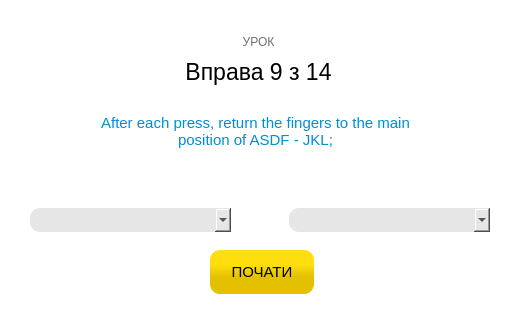
<?xml version="1.0" encoding="UTF-8"?>
<ui version="4.0">
 <class>startwindow</class>
 <widget class="QDialog" name="startwindow">
  <property name="geometry">
   <rect>
    <x>0</x>
    <y>0</y>
    <width>520</width>
    <height>325</height>
   </rect>
  </property>
  <property name="sizePolicy">
   <sizepolicy hsizetype="Fixed" vsizetype="Fixed">
    <horstretch>0</horstretch>
    <verstretch>0</verstretch>
   </sizepolicy>
  </property>
  <property name="minimumSize">
   <size>
    <width>520</width>
    <height>320</height>
   </size>
  </property>
  <property name="maximumSize">
   <size>
    <width>520</width>
    <height>325</height>
   </size>
  </property>
  <property name="font">
   <font>
    <stylestrategy>PreferAntialias</stylestrategy>
   </font>
  </property>
  <property name="windowTitle">
   <string>Почати?</string>
  </property>
  <property name="layoutDirection">
   <enum>Qt::LeftToRight</enum>
  </property>
  <property name="styleSheet">
   <string notr="true">border-radius: 10px;
background-color: rgb(255, 255, 255);</string>
  </property>
  <property name="sizeGripEnabled">
   <bool>true</bool>
  </property>
  <property name="modal">
   <bool>true</bool>
  </property>
  <widget class="QPushButton" name="begin_button">
   <property name="geometry">
    <rect>
     <x>210</x>
     <y>250</y>
     <width>104</width>
     <height>44</height>
    </rect>
   </property>
   <property name="font">
    <font>
     <pointsize>11</pointsize>
     <stylestrategy>PreferDefault</stylestrategy>
    </font>
   </property>
   <property name="cursor">
    <cursorShape>PointingHandCursor</cursorShape>
   </property>
   <property name="focusPolicy">
    <enum>Qt::NoFocus</enum>
   </property>
   <property name="styleSheet">
    <string notr="true">QPushButton{
color: rgb(0, 0, 0);
background-color: qlineargradient(spread:pad, x1:0.508288, y1:0.267, x2:0.519525, y2:1, stop:0.0994475 rgba(255, 222, 14, 255), stop:0.464088 rgba(227, 193, 0, 255));
}
QPushButton:hover{
border-radius: 5px;
border: 3px solid rgb(170, 255, 255);
}</string>
   </property>
   <property name="text">
    <string>ПОЧАТИ</string>
   </property>
  </widget>
  <widget class="QWidget" name="layoutWidget">
   <property name="geometry">
    <rect>
     <x>18</x>
     <y>30</y>
     <width>481</width>
     <height>55</height>
    </rect>
   </property>
   <layout class="QVBoxLayout" name="verticalLayout">
    <property name="sizeConstraint">
     <enum>QLayout::SetDefaultConstraint</enum>
    </property>
    <item>
     <widget class="QLabel" name="lesson_label">
      <property name="styleSheet">
       <string notr="true">color: rgb(111, 111, 111);</string>
      </property>
      <property name="text">
       <string>УРОК</string>
      </property>
      <property name="alignment">
       <set>Qt::AlignCenter</set>
      </property>
     </widget>
    </item>
    <item>
     <widget class="QLabel" name="exercise_label">
      <property name="font">
       <font>
        <pointsize>17</pointsize>
       </font>
      </property>
      <property name="styleSheet">
       <string notr="true">color: rgb(0, 0, 0);</string>
      </property>
      <property name="text">
       <string>Вправа 9 з 14</string>
      </property>
      <property name="alignment">
       <set>Qt::AlignCenter</set>
      </property>
     </widget>
    </item>
   </layout>
  </widget>
  <widget class="QWidget" name="layoutWidget">
   <property name="geometry">
    <rect>
     <x>60</x>
     <y>110</y>
     <width>391</width>
     <height>42</height>
    </rect>
   </property>
   <layout class="QHBoxLayout" name="horizontalLayout">
    <item>
     <spacer name="horizontalSpacer">
      <property name="orientation">
       <enum>Qt::Horizontal</enum>
      </property>
      <property name="sizeHint" stdset="0">
       <size>
        <width>40</width>
        <height>20</height>
       </size>
      </property>
     </spacer>
    </item>
    <item>
     <widget class="QLabel" name="hint_label_1">
      <property name="font">
       <font>
        <pointsize>11</pointsize>
       </font>
      </property>
      <property name="styleSheet">
       <string notr="true">color: rgb(0, 141, 211);</string>
      </property>
      <property name="text">
       <string>After each press, return the fingers to the main position of ASDF - JKL;</string>
      </property>
      <property name="alignment">
       <set>Qt::AlignCenter</set>
      </property>
      <property name="wordWrap">
       <bool>true</bool>
      </property>
     </widget>
    </item>
    <item>
     <spacer name="horizontalSpacer_2">
      <property name="orientation">
       <enum>Qt::Horizontal</enum>
      </property>
      <property name="sizeHint" stdset="0">
       <size>
        <width>40</width>
        <height>20</height>
       </size>
      </property>
     </spacer>
    </item>
   </layout>
  </widget>
  <widget class="QWidget" name="">
   <property name="geometry">
    <rect>
     <x>30</x>
     <y>200</y>
     <width>460</width>
     <height>41</height>
    </rect>
   </property>
   <layout class="QHBoxLayout" name="horizontalLayout_2">
    <item>
     <layout class="QVBoxLayout" name="verticalLayout_lesson">
      <item>
       <widget class="QComboBox" name="lessons_comboBox">
        <property name="sizePolicy">
         <sizepolicy hsizetype="Preferred" vsizetype="Fixed">
          <horstretch>0</horstretch>
          <verstretch>0</verstretch>
         </sizepolicy>
        </property>
        <property name="minimumSize">
         <size>
          <width>201</width>
          <height>24</height>
         </size>
        </property>
        <property name="cursor">
         <cursorShape>PointingHandCursor</cursorShape>
        </property>
        <property name="styleSheet">
         <string notr="true">background-color: rgb(230, 230, 230);</string>
        </property>
       </widget>
      </item>
     </layout>
    </item>
    <item>
     <spacer name="horizontalSpacer_3">
      <property name="orientation">
       <enum>Qt::Horizontal</enum>
      </property>
      <property name="sizeHint" stdset="0">
       <size>
        <width>40</width>
        <height>20</height>
       </size>
      </property>
     </spacer>
    </item>
    <item>
     <layout class="QVBoxLayout" name="verticalLayout_exercise">
      <item>
       <widget class="QComboBox" name="exercisesComboBox">
        <property name="minimumSize">
         <size>
          <width>201</width>
          <height>24</height>
         </size>
        </property>
        <property name="cursor">
         <cursorShape>PointingHandCursor</cursorShape>
        </property>
        <property name="styleSheet">
         <string notr="true">background-color: rgb(230, 230, 230);</string>
        </property>
       </widget>
      </item>
     </layout>
    </item>
   </layout>
  </widget>
 </widget>
 <resources/>
 <connections/>
</ui>
